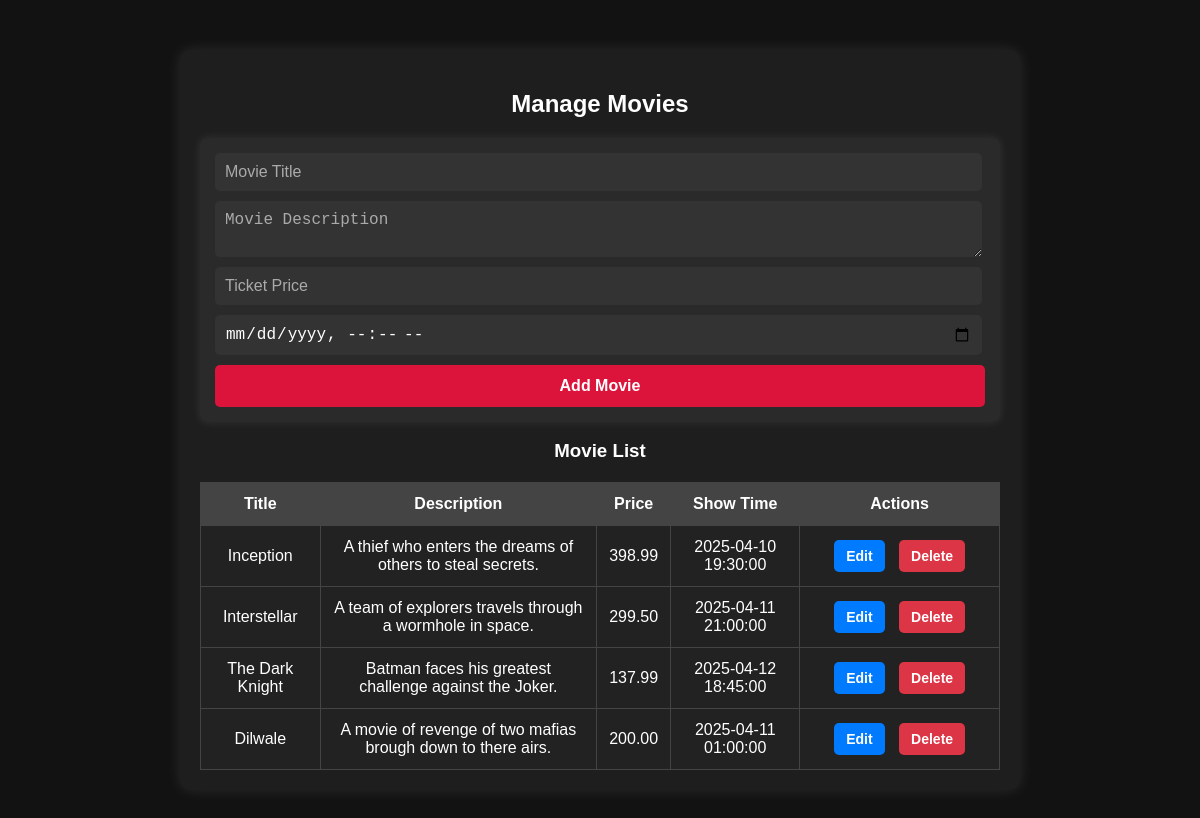
The app's page /admin/manage_movies.php (signed in) with its own data.
### tables this page shows
CREATE TABLE `movies` (
  `id` int NOT NULL AUTO_INCREMENT,
  `title` varchar(255) NOT NULL,
  `description` text,
  `price` decimal(10,2) DEFAULT NULL,
  `show_time` datetime DEFAULT NULL,
  PRIMARY KEY (`id`)
);

### admin/manage_movies.php (the view, shortened to what this page needs)
<?php
include '../config.php';
$result = mysqli_query($conn, "SELECT * FROM movies");
?>
<!DOCTYPE html>
<html lang="en">
<head>
</head>
<body>
    <div class="container">
        <h2>Manage Movies</h2>
        <form method="POST">
            <input type="text" name="title" placeholder="Movie Title" required>
            <textarea name="description" placeholder="Movie Description" required></textarea>
            <input type="number" step="0.01" name="price" placeholder="Ticket Price" required>
            <input type="datetime-local" name="show_time" required>
            <button type="submit" name="add_movie">Add Movie</button>
        </form>
        <h3>Movie List</h3>
        <table>
            <tr>
                <th>Title</th>
                <th>Description</th>
                <th>Price</th>
                <th>Show Time</th>
                <th>Actions</th>
            </tr>
            <?php while ($movie = mysqli_fetch_assoc($result)): ?>
                <tr>
                    <td><?php echo $movie['title']; ?></td>
                    <td><?php echo $movie['description']; ?></td>
                    <td><?php echo $movie['price']; ?></td>
                    <td><?php echo $movie['show_time']; ?></td>
                    <td id="edit">
                        <a href="edit_movie.php?id=<?php echo $movie['id']; ?>">Edit</a>
                        <a href="manage_movies.php?delete=<?php echo $movie['id']; ?>" onclick="return confirm('Are you sure?')">Delete</a>
                    </td>
                </tr>
            <?php endwhile; ?>
        </table>
    </div>
</body>
</html>

### admin/manage_movies.php (style rules this page uses)
body { font-family: 'Poppins', sans-serif; background: #121212; color: #fff; display: flex; justify-content: center; align-items: center; height: 100vh; margin: 0; padding: 20px; }
.container { background: #1e1e1e; padding: 20px; border-radius: 10px; box-shadow: 0px 0px 15px rgba(255, 255, 255, 0.1); width: 90%; max-width: 800px; text-align: center; }
h2, h3 { text-align: center; margin-bottom: 20px; }
form { display: flex; flex-direction: column; gap: 10px; background: #2a2a2a; padding: 15px; border-radius: 8px; box-shadow: 0px 0px 10px rgba(255, 255, 255, 0.1); }
input, textarea { width: 97%; padding: 10px; border: none; border-radius: 5px; background: #333; color: white; font-size: 16px; outline: none; transition: 0.3s; }
input::placeholder, textarea::placeholder { color: #aaa; }
button { width: 100%; padding: 12px; border: none; border-radius: 5px; background: crimson; color: white; font-weight: bold; cursor: pointer; font-size: 16px; transition: 0.3s; }
table { width: 100%; border-collapse: collapse; margin-top: 20px; }
th, td { padding: 12px; border: 1px solid #444; text-align: center; }
th { background: #444; color: white; }
td { background: #222; width: fit-content; }
a { text-decoration: none; padding: 8px 12px; border-radius: 5px; margin: 5px; font-size: 14px; font-weight: bold; }
a[href*="edit"] { background: #007bff; color: white; }
a[href*="delete"] { background: #dc3545; color: white; }
#edit { width: 25%; }

### records on screen
movies: title "Inception", description "A thief who enters the dreams of others to steal secrets.", price "398.99", show_time "2025-04-10 19:30:00"
movies: title "Interstellar", description "A team of explorers travels through a wormhole in space.", price "299.50", show_time "2025-04-11 21:00:00"
movies: title "The Dark Knight", description "Batman faces his greatest challenge against the Joker.", price "137.99", show_time "2025-04-12 18:45:00"
movies: title "Dilwale", description "A movie of revenge of two mafias brough down to there airs.", price "200.00", show_time "2025-04-11 01:00:00"
